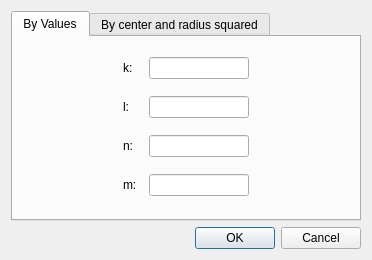
<?xml version="1.0" encoding="UTF-8"?>
<ui version="4.0">
 <class>defineCycleDialog</class>
 <widget class="QDialog" name="defineCycleDialog">
  <property name="geometry">
   <rect>
    <x>0</x>
    <y>0</y>
    <width>372</width>
    <height>260</height>
   </rect>
  </property>
  <property name="windowTitle">
   <string>Define Cycle</string>
  </property>
  <layout class="QVBoxLayout" name="verticalLayout_3">
   <item>
    <widget class="QTabWidget" name="tabWidget">
     <property name="currentIndex">
      <number>0</number>
     </property>
     <property name="elideMode">
      <enum>Qt::ElideRight</enum>
     </property>
     <widget class="QWidget" name="tabValues">
      <attribute name="title">
       <string>By Values</string>
      </attribute>
      <layout class="QVBoxLayout" name="verticalLayout_2">
       <item>
        <layout class="QHBoxLayout" name="horizontalLayout">
         <property name="bottomMargin">
          <number>0</number>
         </property>
         <item>
          <spacer name="horizontalSpacer_3">
           <property name="orientation">
            <enum>Qt::Horizontal</enum>
           </property>
           <property name="sizeHint" stdset="0">
            <size>
             <width>40</width>
             <height>20</height>
            </size>
           </property>
          </spacer>
         </item>
         <item>
          <widget class="QLabel" name="label_3">
           <property name="minimumSize">
            <size>
             <width>20</width>
             <height>0</height>
            </size>
           </property>
           <property name="text">
            <string>k:</string>
           </property>
          </widget>
         </item>
         <item>
          <widget class="QLineEdit" name="lineEdit_1">
           <property name="maximumSize">
            <size>
             <width>100</width>
             <height>16777215</height>
            </size>
           </property>
          </widget>
         </item>
         <item>
          <spacer name="horizontalSpacer_4">
           <property name="orientation">
            <enum>Qt::Horizontal</enum>
           </property>
           <property name="sizeHint" stdset="0">
            <size>
             <width>40</width>
             <height>20</height>
            </size>
           </property>
          </spacer>
         </item>
        </layout>
       </item>
       <item>
        <layout class="QHBoxLayout" name="horizontalLayout_2">
         <item>
          <spacer name="horizontalSpacer">
           <property name="orientation">
            <enum>Qt::Horizontal</enum>
           </property>
           <property name="sizeHint" stdset="0">
            <size>
             <width>40</width>
             <height>20</height>
            </size>
           </property>
          </spacer>
         </item>
         <item>
          <widget class="QLabel" name="label">
           <property name="minimumSize">
            <size>
             <width>20</width>
             <height>0</height>
            </size>
           </property>
           <property name="text">
            <string>l:</string>
           </property>
          </widget>
         </item>
         <item>
          <widget class="QLineEdit" name="lineEdit_2">
           <property name="maximumSize">
            <size>
             <width>100</width>
             <height>16777215</height>
            </size>
           </property>
          </widget>
         </item>
         <item>
          <spacer name="horizontalSpacer_2">
           <property name="orientation">
            <enum>Qt::Horizontal</enum>
           </property>
           <property name="sizeHint" stdset="0">
            <size>
             <width>40</width>
             <height>20</height>
            </size>
           </property>
          </spacer>
         </item>
        </layout>
       </item>
       <item>
        <layout class="QHBoxLayout" name="horizontalLayout_3">
         <item>
          <spacer name="horizontalSpacer_5">
           <property name="orientation">
            <enum>Qt::Horizontal</enum>
           </property>
           <property name="sizeHint" stdset="0">
            <size>
             <width>40</width>
             <height>20</height>
            </size>
           </property>
          </spacer>
         </item>
         <item>
          <widget class="QLabel" name="label_2">
           <property name="minimumSize">
            <size>
             <width>20</width>
             <height>0</height>
            </size>
           </property>
           <property name="text">
            <string>n:</string>
           </property>
          </widget>
         </item>
         <item>
          <widget class="QLineEdit" name="lineEdit_3">
           <property name="maximumSize">
            <size>
             <width>100</width>
             <height>16777215</height>
            </size>
           </property>
          </widget>
         </item>
         <item>
          <spacer name="horizontalSpacer_6">
           <property name="orientation">
            <enum>Qt::Horizontal</enum>
           </property>
           <property name="sizeHint" stdset="0">
            <size>
             <width>40</width>
             <height>20</height>
            </size>
           </property>
          </spacer>
         </item>
        </layout>
       </item>
       <item>
        <layout class="QHBoxLayout" name="horizontalLayout_4">
         <item>
          <spacer name="horizontalSpacer_7">
           <property name="orientation">
            <enum>Qt::Horizontal</enum>
           </property>
           <property name="sizeHint" stdset="0">
            <size>
             <width>40</width>
             <height>20</height>
            </size>
           </property>
          </spacer>
         </item>
         <item>
          <widget class="QLabel" name="label_4">
           <property name="minimumSize">
            <size>
             <width>20</width>
             <height>0</height>
            </size>
           </property>
           <property name="text">
            <string>m:</string>
           </property>
          </widget>
         </item>
         <item>
          <widget class="QLineEdit" name="lineEdit_4">
           <property name="maximumSize">
            <size>
             <width>100</width>
             <height>16777215</height>
            </size>
           </property>
          </widget>
         </item>
         <item>
          <spacer name="horizontalSpacer_8">
           <property name="orientation">
            <enum>Qt::Horizontal</enum>
           </property>
           <property name="sizeHint" stdset="0">
            <size>
             <width>40</width>
             <height>20</height>
            </size>
           </property>
          </spacer>
         </item>
        </layout>
       </item>
      </layout>
     </widget>
     <widget class="QWidget" name="tabCenter">
      <attribute name="title">
       <string>By center and radius squared</string>
      </attribute>
      <layout class="QVBoxLayout" name="verticalLayout">
       <item>
        <widget class="QGroupBox" name="groupBox">
         <property name="title">
          <string>Center:</string>
         </property>
         <layout class="QVBoxLayout" name="verticalLayout_4">
          <item>
           <layout class="QHBoxLayout" name="horizontalLayout_6">
            <item>
             <widget class="QLabel" name="label_6">
              <property name="text">
               <string>x:</string>
              </property>
             </widget>
            </item>
            <item>
             <widget class="QLineEdit" name="lineEdit_5">
              <property name="maximumSize">
               <size>
                <width>100</width>
                <height>16777215</height>
               </size>
              </property>
             </widget>
            </item>
            <item>
             <spacer name="horizontalSpacer_11">
              <property name="orientation">
               <enum>Qt::Horizontal</enum>
              </property>
              <property name="sizeHint" stdset="0">
               <size>
                <width>40</width>
                <height>20</height>
               </size>
              </property>
             </spacer>
            </item>
           </layout>
          </item>
          <item>
           <layout class="QHBoxLayout" name="horizontalLayout_5">
            <item>
             <widget class="QLabel" name="label_5">
              <property name="text">
               <string>y:</string>
              </property>
             </widget>
            </item>
            <item>
             <widget class="QLineEdit" name="lineEdit_6">
              <property name="maximumSize">
               <size>
                <width>100</width>
                <height>16777215</height>
               </size>
              </property>
             </widget>
            </item>
            <item>
             <spacer name="horizontalSpacer_10">
              <property name="orientation">
               <enum>Qt::Horizontal</enum>
              </property>
              <property name="sizeHint" stdset="0">
               <size>
                <width>40</width>
                <height>20</height>
               </size>
              </property>
             </spacer>
            </item>
           </layout>
          </item>
         </layout>
        </widget>
       </item>
       <item>
        <layout class="QHBoxLayout" name="horizontalLayout_7">
         <item>
          <widget class="QLabel" name="label_7">
           <property name="text">
            <string>radius squared:</string>
           </property>
          </widget>
         </item>
         <item>
          <widget class="QLineEdit" name="lineEdit_7">
           <property name="minimumSize">
            <size>
             <width>100</width>
             <height>0</height>
            </size>
           </property>
           <property name="maximumSize">
            <size>
             <width>100</width>
             <height>16777215</height>
            </size>
           </property>
          </widget>
         </item>
         <item>
          <spacer name="horizontalSpacer_9">
           <property name="orientation">
            <enum>Qt::Horizontal</enum>
           </property>
           <property name="sizeHint" stdset="0">
            <size>
             <width>40</width>
             <height>20</height>
            </size>
           </property>
          </spacer>
         </item>
        </layout>
       </item>
      </layout>
     </widget>
    </widget>
   </item>
   <item>
    <widget class="QDialogButtonBox" name="buttonBox">
     <property name="orientation">
      <enum>Qt::Horizontal</enum>
     </property>
     <property name="standardButtons">
      <set>QDialogButtonBox::Cancel|QDialogButtonBox::Ok</set>
     </property>
     <property name="centerButtons">
      <bool>false</bool>
     </property>
    </widget>
   </item>
  </layout>
 </widget>
 <tabstops>
  <tabstop>lineEdit_1</tabstop>
  <tabstop>lineEdit_2</tabstop>
  <tabstop>lineEdit_3</tabstop>
  <tabstop>lineEdit_4</tabstop>
  <tabstop>tabWidget</tabstop>
  <tabstop>lineEdit_5</tabstop>
  <tabstop>lineEdit_6</tabstop>
  <tabstop>lineEdit_7</tabstop>
 </tabstops>
 <resources/>
 <connections>
  <connection>
   <sender>buttonBox</sender>
   <signal>accepted()</signal>
   <receiver>defineCycleDialog</receiver>
   <slot>accept()</slot>
   <hints>
    <hint type="sourcelabel">
     <x>248</x>
     <y>254</y>
    </hint>
    <hint type="destinationlabel">
     <x>157</x>
     <y>274</y>
    </hint>
   </hints>
  </connection>
  <connection>
   <sender>buttonBox</sender>
   <signal>rejected()</signal>
   <receiver>defineCycleDialog</receiver>
   <slot>reject()</slot>
   <hints>
    <hint type="sourcelabel">
     <x>316</x>
     <y>260</y>
    </hint>
    <hint type="destinationlabel">
     <x>286</x>
     <y>274</y>
    </hint>
   </hints>
  </connection>
 </connections>
</ui>
